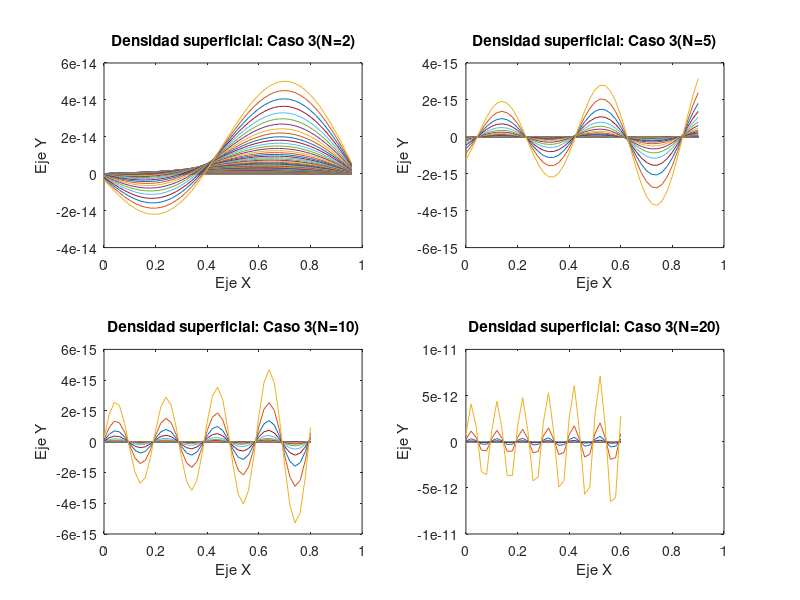

MATLAB code to generate this figure:
%Cartesianas, Ejercicio 1 - Caso 1

a=1;
b=1;
X=-a:0.02:a;
Y=0:0.02:b;
Eo=8.8541878176*(10^(-12));
Dif=0;
[x,y]= meshgrid(X,Y);

V2=0;
N=2;
for n= 1:N
  f=@(y) (atan(y/a).*sin(pi*n*y/b));
  Fn=(2./(b.*exp(n*pi*a/b))).*integral(f,0,b);
  z= Fn.*exp(pi.*n*x/b).*sin(pi.*n*y/b);
  V2=z+V2;
  Dif=diff(V2,n);
  D=-Eo*Dif;
endfor

subplot(2,2,1)
plot(y,D)
xlabel('Eje X')
ylabel('Eje Y')
title('Densidad superficial: Caso 3(N=2)')

V5=0;
N=5;
for n= 1:N
  f=@(y) (atan(y/a).*sin(pi*n*y/b));
  Fn=(2./(b.*exp(n*pi*a/b))).*integral(f,0,b);
  z= Fn.*exp(pi.*n*x/b).*sin(pi.*n*y/b);
  V5=z+V5;
  Dif5=diff(V5,n);
  D5=-Eo*Dif5;
endfor

subplot(2,2,2)
plot(y,D5)
xlabel('Eje X')
ylabel('Eje Y')
title('Densidad superficial: Caso 3(N=5)')

V10=0;
N=10;
for n= 1:N
  f=@(y) (atan(y/a).*sin(pi*n*y/b));
  Fn=(2./(b.*exp(n*pi*a/b))).*integral(f,0,b);
  z= Fn.*exp(pi.*n*x/b).*sin(pi.*n*y/b);
  V10=z+V10;
  Dif10=diff(V10,n);
  D10=-Eo*Dif10;
endfor

subplot(2,2,3)
plot(y,D10)
xlabel('Eje X')
ylabel('Eje Y')
title('Densidad superficial: Caso 3(N=10)')

V20=0;
N=20;
for n= 1:N
  f=@(y) (atan(y/a).*sin(pi*n*y/b));
  Fn=(2./(b.*exp(n*pi*a/b))).*integral(f,0,b);
  z= Fn.*exp(pi.*n*x/b).*sin(pi.*n*y/b);
  V20=z+V20;
  Dif20=diff(V20,n);
  D20=-Eo*Dif20;
endfor

subplot(2,2,4)
plot(y,D20)
xlabel('Eje X')
ylabel('Eje Y')
title('Densidad superficial: Caso 3(N=20)')